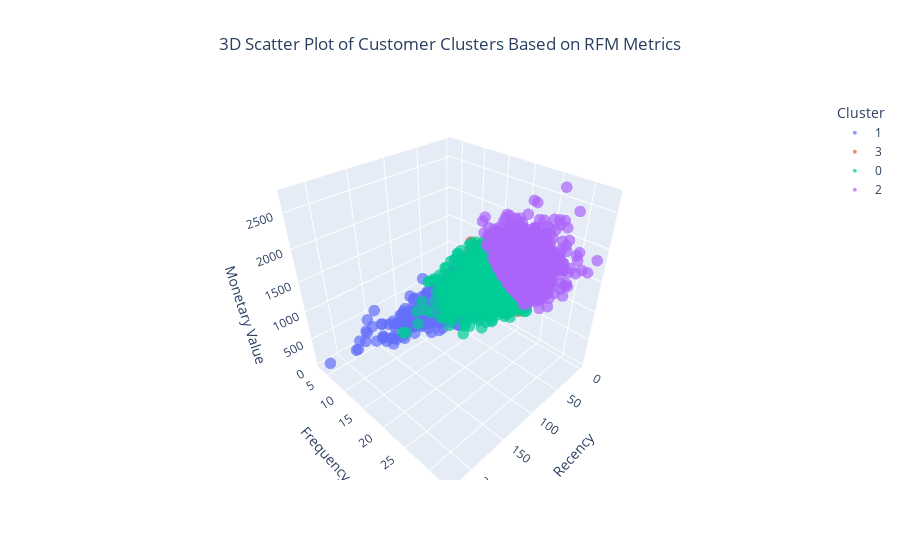

The notebook cell saved with this chart:
### Code cell
# distribution of clusters

plot_cluster_scatter(labeled_rfm_df, recency_col='Recency', frequency_col='Frequency', monetary_col='Monetary', cluster_col='cluster_id')

### Figure 1 — Plotly figure (JSON) as saved in the notebook; plotly's stock layout.template omitted (floating-point values rounded to 4 significant figures; data arrays with more than 128 entries replaced by an {"elided": "..."} marker saying what was removed)
{"data": [{"hovertemplate": "cluster_id=1<br>Recency=%{x}<br>Frequency=%{y}<br>Monetary Value=%{z}<extra></extra>", "legendgroup": "1", "marker": {"color": "#636efa", "opacity": 0.7, "size": 4, "symbol": "circle"}, "mode": "markers", "name": "1", "scene": "scene", "showlegend": true, "type": "scatter3d", "x": {"elided": "2138 int values"}, "y": {"elided": "2138 int values"}, "z": {"elided": "2138 int values"}}, {"hovertemplate": "cluster_id=3<br>Recency=%{x}<br>Frequency=%{y}<br>Monetary Value=%{z}<extra></extra>", "legendgroup": "3", "marker": {"color": "#EF553B", "opacity": 0.7, "size": 4, "symbol": "circle"}, "mode": "markers", "name": "3", "scene": "scene", "showlegend": true, "type": "scatter3d", "x": {"elided": "2354 int values"}, "y": {"elided": "2354 int values"}, "z": {"elided": "2354 int values"}}, {"hovertemplate": "cluster_id=0<br>Recency=%{x}<br>Frequency=%{y}<br>Monetary Value=%{z}<extra></extra>", "legendgroup": "0", "marker": {"color": "#00cc96", "opacity": 0.7, "size": 4, "symbol": "circle"}, "mode": "markers", "name": "0", "scene": "scene", "showlegend": true, "type": "scatter3d", "x": {"elided": "2673 int values"}, "y": {"elided": "2673 int values"}, "z": {"elided": "2673 int values"}}, {"hovertemplate": "cluster_id=2<br>Recency=%{x}<br>Frequency=%{y}<br>Monetary Value=%{z}<extra></extra>", "legendgroup": "2", "marker": {"color": "#ab63fa", "opacity": 0.7, "size": 4, "symbol": "circle"}, "mode": "markers", "name": "2", "scene": "scene", "showlegend": true, "type": "scatter3d", "x": {"elided": "2026 int values"}, "y": {"elided": "2026 int values"}, "z": {"elided": "2026 int values"}}], "layout": {"legend": {"title": {"text": "Cluster"}, "tracegroupgap": 0}, "scene": {"domain": {"x": [0, 1], "y": [0, 1]}, "xaxis": {"title": {"text": "Recency"}}, "yaxis": {"title": {"text": "Frequency"}}, "zaxis": {"title": {"text": "Monetary Value"}}}, "title": {"text": "3D Scatter Plot of Customer Clusters Based on RFM Metrics", "x": 0.5}}}
